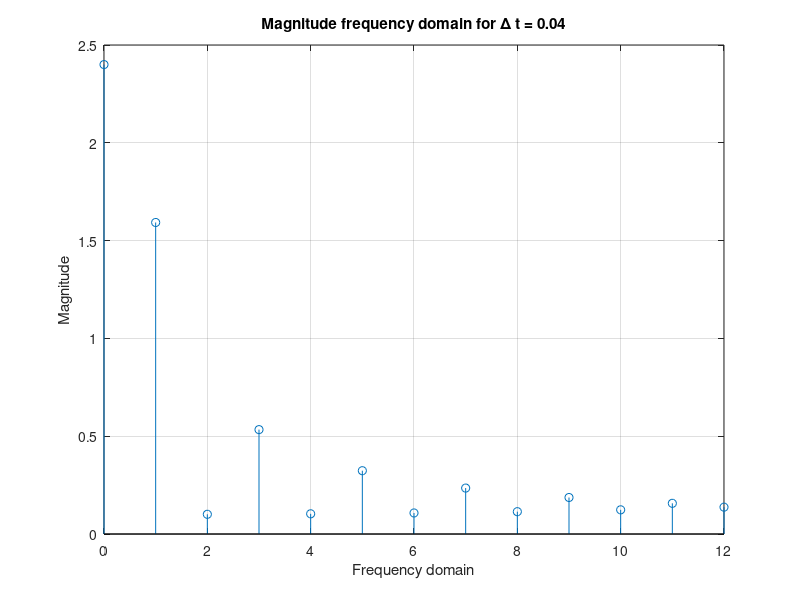
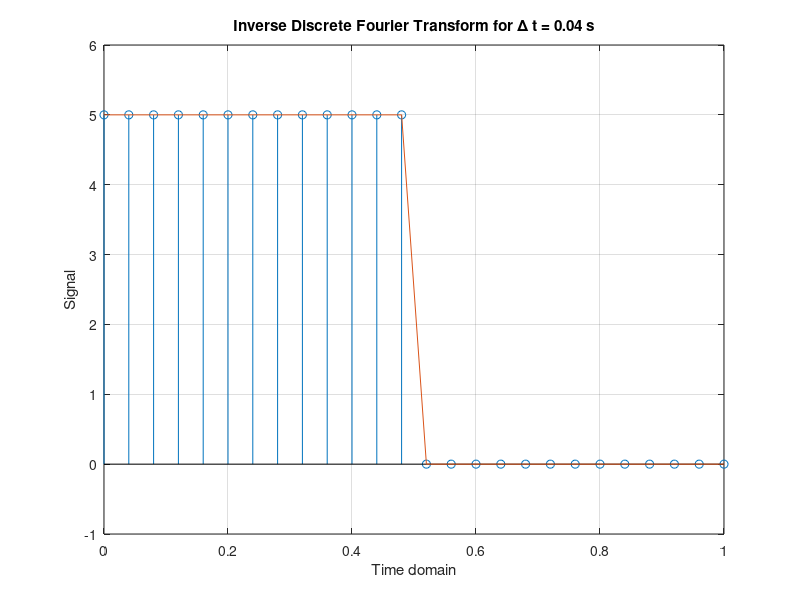
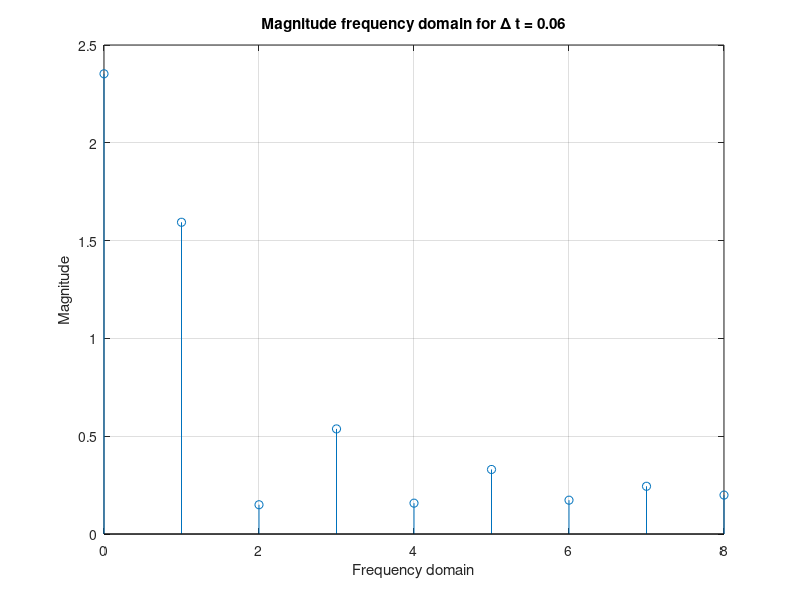
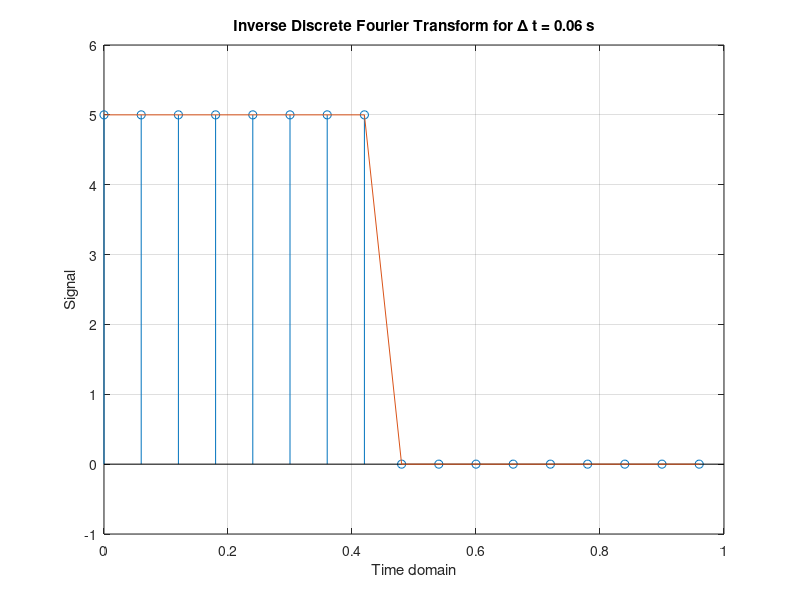

The MATLAB source for these figures, in order:
% Luan Cong Doan - Final Exam - Vibration - Question 3 - DFT
close all; clear all; clc;


%% fft code
% close all; clear all; clc; 
% Dt = 0.04;  % time step
% N = 1/Dt;   % number of time domain data points
% k = 0:1:N-1;
% n = 0:1:N-1;
% Xk = zeros(1,max(k));
% x = zeros(1,N);
% x(1:12) = 5;
% ft = fft(x);
% figure; stem(n,abs(ft)/25); grid on;


%% Problem 3 - part a
Dt = 0.04;  % time step
N = 1/Dt;   % number of time domain data points
k = 0:1:N-1;
n = 0:1:N-1;
Xk = zeros(1,N);
x = zeros(1,N); x(1:12) = 5;

for j = 1:N
    Xk(j)  = (1/N)*x(1)*exp(-(1i*2*pi*k(j)*n(1))/N);
    for ni = 2:N
        Xk(j)  = Xk(j) + (1/N)*x(ni)*exp(-(1i*2*pi*k(j)*n(ni))/N);
    end
 end
figure; stem(k,abs(Xk)); xlim([0,(N-1)/2]); grid on;
xlabel('Frequency domain'); ylabel('Magnitude');
title('Magnitude frequency domain for \Delta t = 0.04');
print('fn3_VB1_1','-dpng');

X = zeros(1,(N-1)/2 + 1); xn = zeros(1,N); t = 0:0.04:1; t(1) = [];
X(1) = Xk(1);
for i = 1:N
    xn(i) = X(1);
    for j = 1:(N-1)/2
        xn(i) = xn(i) + 2*(real(Xk(j+1))*cos((2*pi*j*n(i))/N) - imag(Xk(j+1))*sin((2*pi*j*n(i))/N));
    end
end
xn = [5,xn]; t = [0,t]; x = [5,x];
figure; stem(t,xn); grid on; hold on; plot(t,x);
xlabel('Time domain'); ylabel('Signal');
title('Inverse Discrete Fourier Transform for \Delta t = 0.04 s');
print('fn3_VB1_2','-dpng');

%% 
%% Problem 3 - part b
Dt2 = 0.06;  % time step
N2 = ceil(1/Dt2);   % number of time domain data points
k2 = 0:1:N2-1;
n2 = 0:1:N2-1;
Xk2 = zeros(1,N2);
x2 = zeros(1,N2); x2(1:N2/2) = 5;
for j = 1:N2
    Xk2(j)  = (1/N2)*x2(1)*exp(-(1i*2*pi*k2(j)*n2(1))/N2);
    for ni = 2:N2
        Xk2(j)  = Xk2(j) + (1/N2)*x2(ni)*exp(-(1i*2*pi*k2(j)*n2(ni))/N2);
    end
 end

figure; stem(k2,abs(Xk2)); xlim([0,(N2-1)/2]); grid on;
xlabel('Frequency domain'); ylabel('Magnitude');
title('Magnitude frequency domain for \Delta t = 0.06');
print('fn3_VB2_1','-dpng');

X2 = zeros(1,(N2-1)/2 + 1); xn2 = zeros(1,N2); t2 = 0:0.06:1; 
X2(1) = Xk2(1);
for i = 1:N2
    xn2(i) = X2(1);
    for j = 1:(N2-1)/2
        xn2(i) = xn2(i) + 2*(real(Xk2(j+1))*cos((2*pi*j*n2(i))/N2) - imag(Xk2(j+1))*sin((2*pi*j*n2(i))/N2));
    end
end
figure; stem(t2,xn2); grid on; hold on; plot(t2,x2);
xlabel('Time domain'); ylabel('Signal');
title('Inverse Discrete Fourier Transform for \Delta t = 0.06 s');
print('fn3_VB2_2','-dpng');
k3 = k2(1:(N2+1)/2); Xk3 = Xk2(1:(N2+1)/2);
figure; stem(k,abs(Xk)); xlim([0,(N-1)/2]); hold on; stem(k3, abs(Xk3),'r--');
xlabel('Frequency domain'); ylabel('Magnitude');
title('Magnitude frequency domain for \Delta t = 0.04s, \Delta t = 0.06s');
legend('\Delta t = 0.04','\Delta t = 0.06');
grid on; print('fn3_VB2_3','-dpng');

figure; stem(t,xn); hold on; plot(t2,x2); stem(t2,xn2,'r--');
xlabel('Time domain'); ylabel('Signal');
title('Inverse Discrete Fourier Transform for \Delta t = 0.04s, \Delta t = 0.06s');
legend('\Delta t = 0.04','\Delta t = 0.06');
grid on; print('fn3_VB2_4','-dpng');

